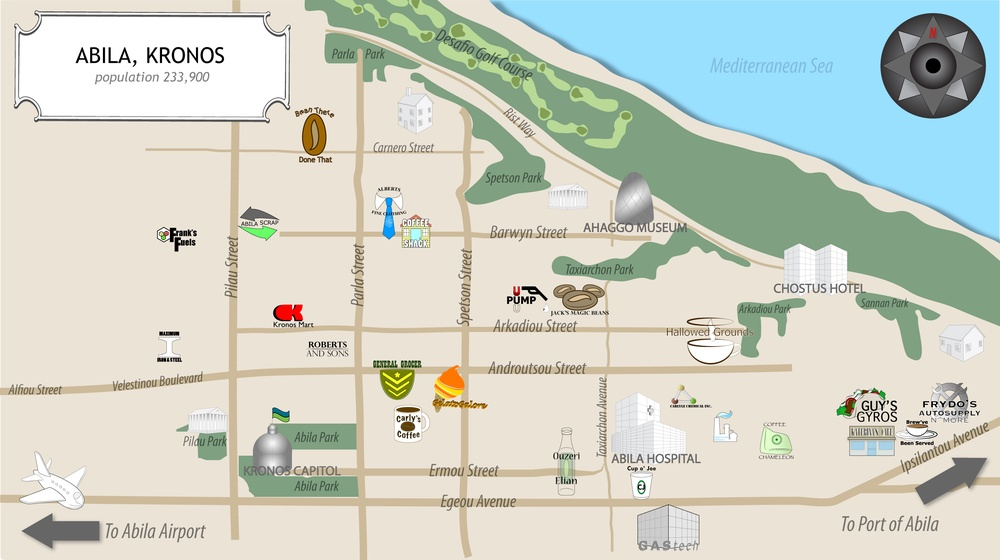
#> input picture Projekt/data/MC2/MC2-tourist.jpg, 1000 x 560 px, shrunk from 2740 x 1535 before the run, found by its file name
$ python overlap.py
#> lines starting #> are read from the running program, lines starting #| are printed output that depends on the picture
import pandas as pd
import numpy as np
import matplotlib.pyplot as plt
import datetime
import matplotlib.image as mpimg
import os

shared_locations = pd.read_csv(r'Projekt\data\MC2\shared_locations.csv', encoding='cp1252')
#> (reads Projekt/shared_locations.csv from the repository)

# Save the date from the 'time' column in a different column
shared_locations['date'] = pd.to_datetime(shared_locations['time']).dt.date
# Remove the date from the 'time' column
shared_locations['time'] = pd.to_datetime(shared_locations['time']).dt.time

# Create a datetime.time object for 18:00
time_threshold = datetime.time(18, 0)
filtered_instances = shared_locations[shared_locations['time'] >= time_threshold]

def plot_evening_locations(data, img_path=r'Projekt\data\MC2\MC2-tourist.jpg',
                          title="Shared Locations After 18:00"):
    """
    Plot shared locations that occurred after 18:00 on the map

    Parameters:
    -----------
    data: DataFrame
        Filtered shared locations data after 18:00
    img_path: str
        Path to the map image
    title: str
        Title for the plot
    """
#> called with img_path = 'Projekt\\data\\MC2\\MC2-tourist.jpg', title = 'Shared Locations After 18:00'
    # Load the map image
    img = mpimg.imread(img_path)
#> img is the input picture: shape (560, 1000, 3); mean R, G, B 204.5, 209.8, 198.4

    # Create figure
    fig, ax = plt.subplots(figsize=(12, 10))

    # Get approximate bounds from the data
    minx, maxx = data['x'].min(), data['x'].max()
    miny, maxy = data['y'].min(), data['y'].max()

    # Add some padding
    padding = 0.001  # Adjust as needed
    minx -= padding
    maxx += padding
    miny -= padding
    maxy += padding

    # Display the background image
    ax.imshow(img, extent=[minx, maxx, miny, maxy])

    # Create a colormap based on the number of people
    scatter = ax.scatter(
        data['x'],
        data['y'],
        c=data['num_people'],
        cmap='viridis',
        alpha=0.7,
        s=data['num_people'] * 20,  # Scale point size by number of people
        edgecolor='black'
    )

    # Add colorbar
    cbar = plt.colorbar(scatter, ax=ax)
    cbar.set_label('Number of People')

    # Add annotations for points with more people
    threshold = 3  # Adjust as needed
    for _, row in data[data['num_people'] >= threshold].iterrows():
        # Extract just the IDs for display
        ids = row['people_ids'].split(', ')
        id_text = ', '.join(ids[:3]) + ('...' if len(ids) > 3 else '')

        ax.annotate(
            f"{row['time'].strftime('%H:%M')}\n{row['num_people']} people\n{id_text}",
            (row['x'], row['y']),
            textcoords="offset points",
            xytext=(5, 5),
            bbox=dict(boxstyle="round,pad=0.3", fc="yellow", ec="black", alpha=0.7),
            fontsize=8
        )

    # Set title and labels
    ax.set_title(title)
    ax.set_xlabel('Longitude')
    ax.set_ylabel('Latitude')
    ax.grid(alpha=0.3)

    plt.show()
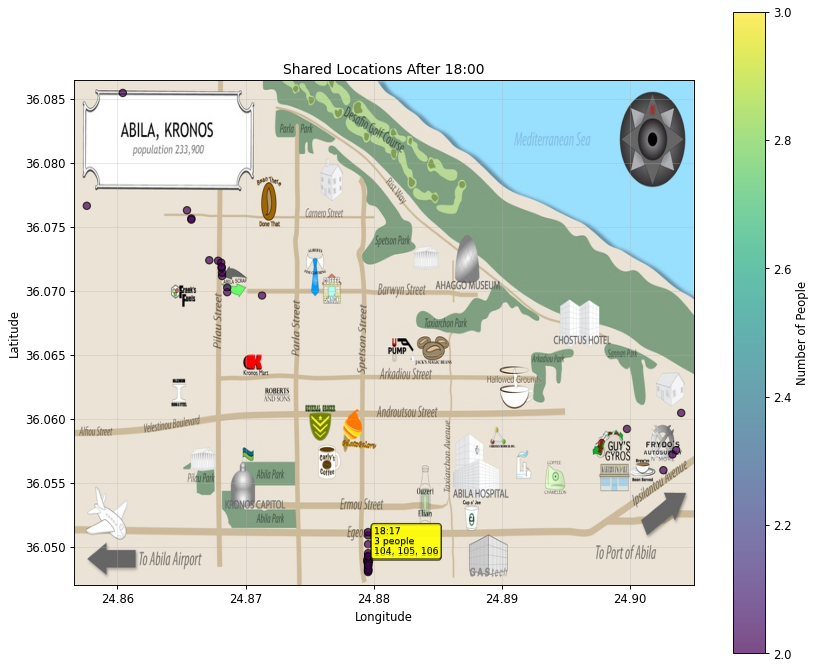
#> figure drawn by matplotlib, 2 panels

    # Return the figure object for further customization if needed
    return fig, ax

# Load data
shared_locations = pd.read_csv(r'Projekt\data\MC2\shared_locations.csv', encoding='cp1252')

# Process time columns
shared_locations['date'] = pd.to_datetime(shared_locations['time']).dt.date
shared_locations['time'] = pd.to_datetime(shared_locations['time']).dt.time

# Filter for times after 18:00
time_threshold = datetime.time(18, 0)
filtered_instances = shared_locations[shared_locations['time'] >= time_threshold]

print(f"Found {len(filtered_instances)} shared locations after 18:00")

# Plot the filtered data
plot_evening_locations(filtered_instances)

# Split the people names into separate columns
people_names = filtered_instances['people_ids'].str.split(', ', expand=True)
# Rename the columns
people_names.columns = [f'Person_{i+1}' for i in range(people_names.shape[1])]
# Concatenate the new columns with the original DataFrame
filtered_instances = pd.concat([filtered_instances, people_names], axis=1)

print(filtered_instances['people_ids'].unique())

print(len(filtered_instances['people_ids'].unique()))

print(filtered_instances[filtered_instances['x']>=24.89])

print(filtered_instances[filtered_instances['x']<=24.868])
